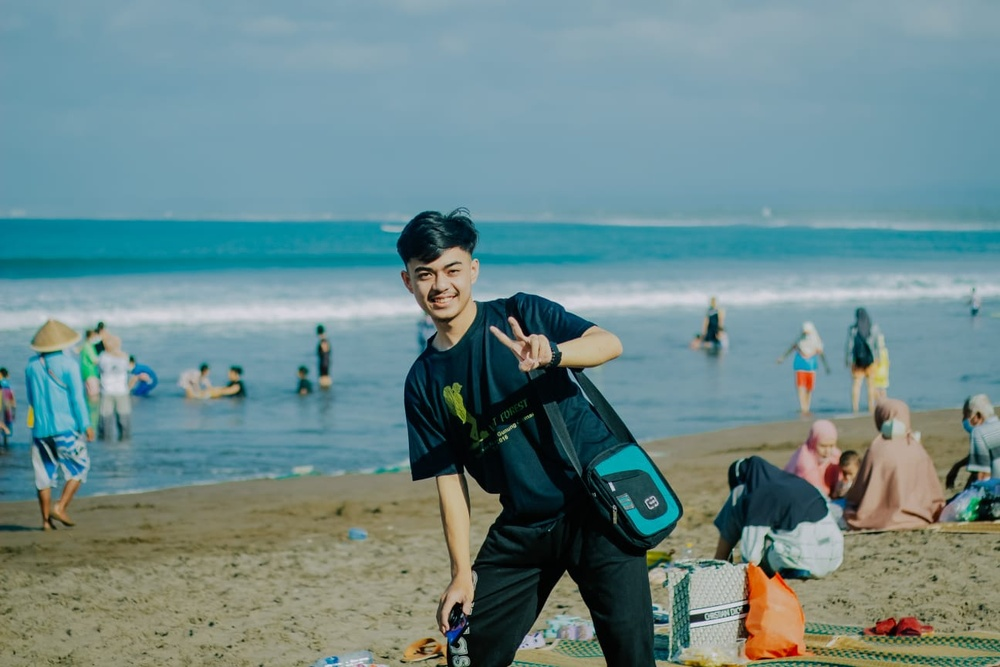
#> input picture alfoto.jpg, 1000 x 667 px, shrunk from 1296 x 864 before the run
$ jupyter execute Translation.ipynb
#> lines starting #> are read from the running program, lines starting #| are printed output that depends on the picture
[cell 1]
import cv2 as cv
import numpy as np
import matplotlib.pyplot as plt

image = cv.imread("alfoto.jpg")
#> image is the input picture: shape (667, 1000, 3); mean B, G, R 139.3, 137.6, 108.4
h, w = image.shape[:2]
#> h = 667; w = 1000
half_height, half_width = h // 4, w // 8
#> half_height = 166; half_width = 125
transition_matrix = np.float32([[1, 0, half_width],
                                [0, 1, half_height]])
#> transition_matrix = [[1, 0, 125], [0, 1, 166]]

img_transition = cv.warpAffine(image,
                               transition_matrix,
                               (w, h))
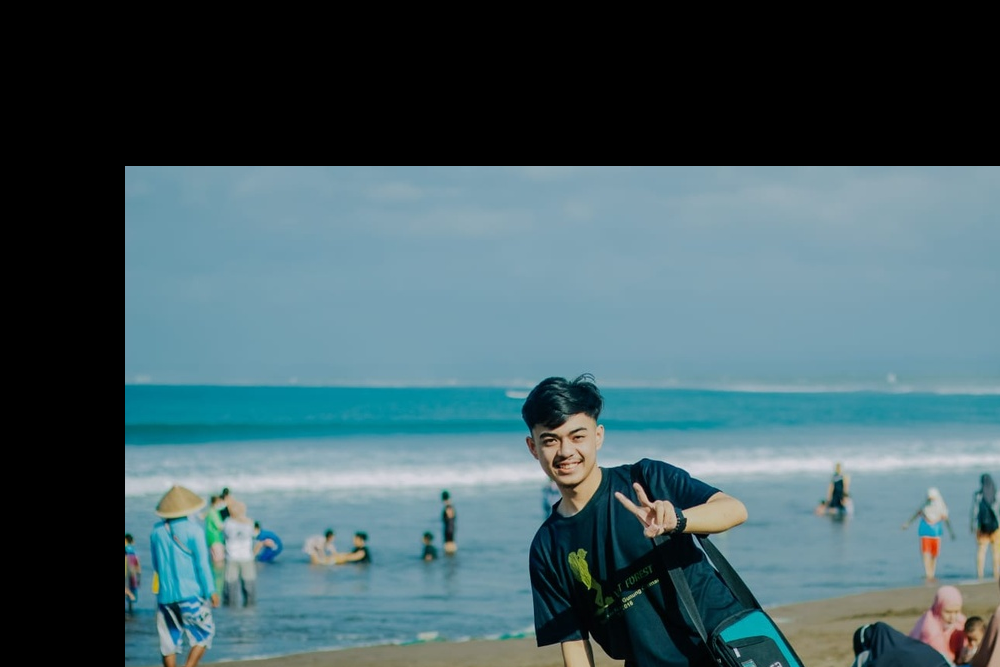
#> img_transition: shape (667, 1000, 3); mean B, G, R 101.4, 94.7, 68.7

plt.imshow(cv.cvtColor(img_transition, cv.COLOR_BGR2RGB))
plt.title("Translation")
plt.axis('off')
plt.show()
